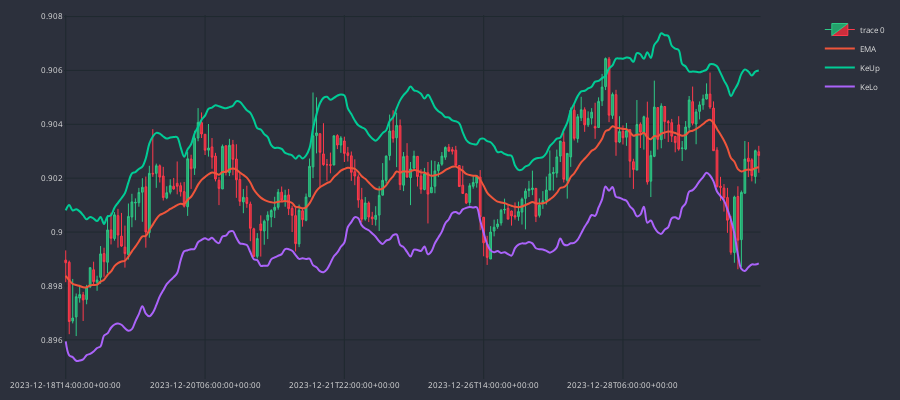

Notebook source saved alongside this figure:
### Code cell
cp = CandlePlot(df_kc.iloc[-200:], candles=True)
cp.show_plot(line_traces=['EMA', 'KeUp', 'KeLo'])

### Figure 1 — Plotly figure (JSON) as saved in the notebook; plotly's stock layout.template omitted (floating-point values rounded to 4 significant figures; data arrays with more than 128 entries replaced by an {"elided": "..."} marker saying what was removed)
{"data": [{"close": {"elided": "200 float values"}, "decreasing": {"fillcolor": "#CC2E3C", "line": {"color": "#FF3A4C"}}, "high": {"elided": "200 float values"}, "increasing": {"fillcolor": "#24A06B", "line": {"color": "#2EC886"}}, "line": {"width": 1}, "low": {"elided": "200 float values"}, "opacity": 1, "open": {"elided": "200 float values"}, "type": "candlestick", "x": {"elided": "200 str values"}}, {"line": {"shape": "spline", "width": 2}, "name": "EMA", "type": "scatter", "x": {"elided": "200 str values"}, "xaxis": "x", "y": {"elided": "200 float values"}, "yaxis": "y"}, {"line": {"shape": "spline", "width": 2}, "name": "KeUp", "type": "scatter", "x": {"elided": "200 str values"}, "xaxis": "x", "y": {"elided": "200 float values"}, "yaxis": "y"}, {"line": {"shape": "spline", "width": 2}, "name": "KeLo", "type": "scatter", "x": {"elided": "200 str values"}, "xaxis": "x", "y": {"elided": "200 float values"}, "yaxis": "y"}], "layout": {"font": {"color": "#e1e1e1", "size": 8}, "height": 400, "margin": {"b": 10, "l": 10, "r": 10, "t": 10}, "paper_bgcolor": "#2c303c", "plot_bgcolor": "#2c303c", "width": 900, "xaxis": {"anchor": "y", "domain": [0, 0.94], "gridcolor": "#1f292f", "nticks": 5, "rangeslider": {"visible": false}, "type": "category"}, "yaxis": {"anchor": "x", "domain": [0, 1], "gridcolor": "#1f292f"}, "yaxis2": {"anchor": "x", "gridcolor": "#1f292f", "overlaying": "y", "side": "right"}}}
